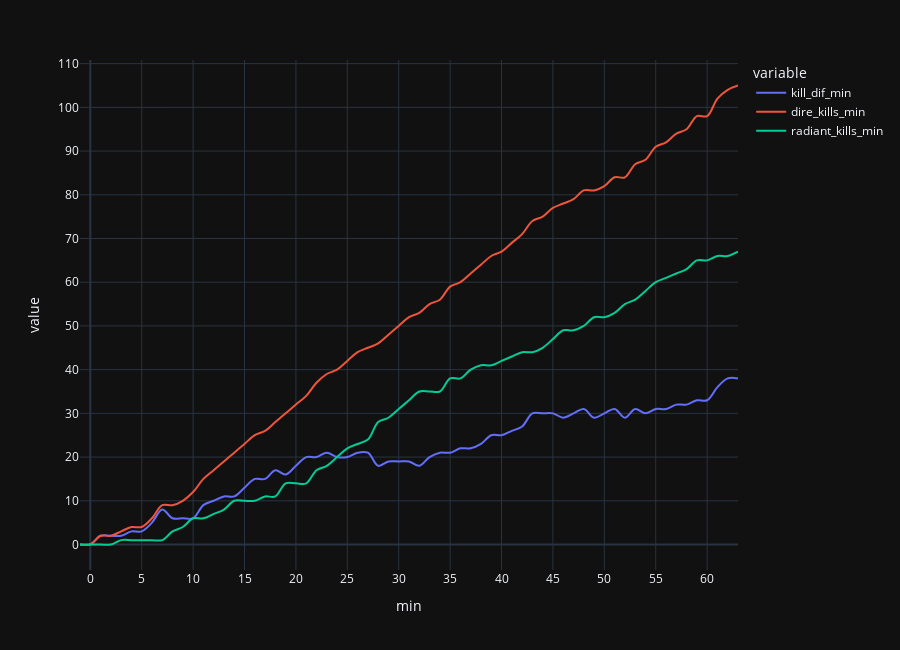
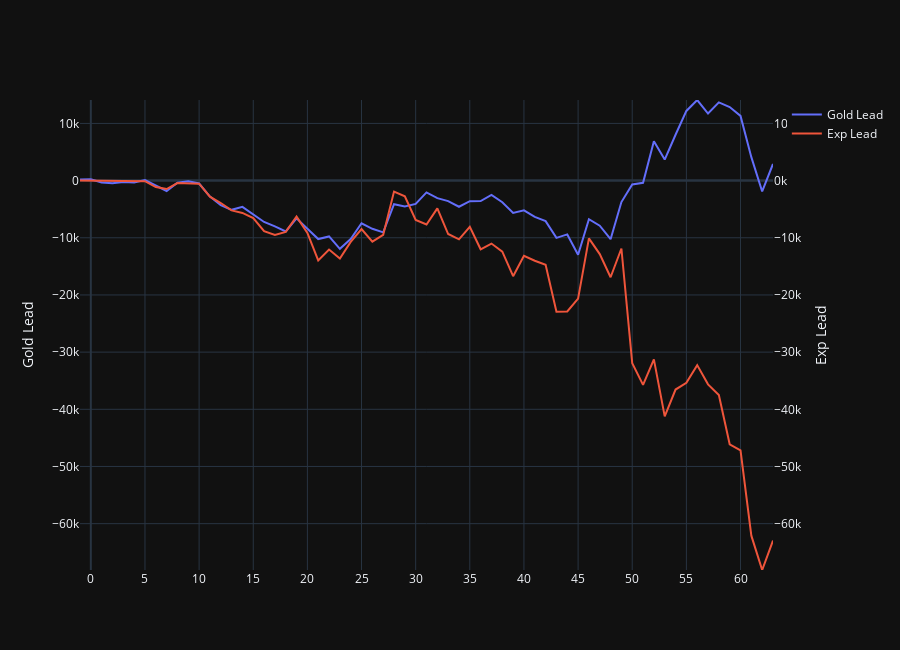

Write notebook code for charts like these, in order.
### Markdown cell above
## line chart

### Code cell
line_chart = pd.DataFrame()

# kill difference timeline
line_chart["kill_dif_min"] = (display_df_edit.set_index("match_id").loc[
    match_id_in, "kill_dif_list"
])
line_chart["kill_dif_min"] = line_chart["kill_dif_min"].apply(abs)
# make radiant kills and dire kills timeline
radiant_kills = []
dire_kills = []
for i in range(len(line_chart["kill_dif_min"])):
    radiant_kills.append(
        sum(
            (
                display_df_edit.set_index("match_id").loc[match_id_in, "radiantKills"]
            )[0:i]
        )
    )
    dire_kills.append(
        sum(
            (display_df_edit.set_index("match_id").loc[match_id_in, "direKills"])[
                0:i
            ]
        )
    )


line_chart["radiant_kills_min"] = radiant_kills
line_chart["dire_kills_min"] = dire_kills
line_chart["goldLead"] = (
    display_df_edit.set_index("match_id").loc[match_id_in, "radiantNetworthLeads"]
)
line_chart["EXPLead"] = (
    display_df_edit.set_index("match_id").loc[match_id_in, "radiantExperienceLeads"]
)
winrate = (display_df_edit.set_index("match_id").loc[match_id_in, "winRates"])
line_chart["winrate"] = np.append(
    np.array(winrate), [0] * (len(line_chart) - len(winrate))
)
line_chart["min"] = [i for i in range(-1, len(line_chart) - 1)]

# create line chart
fig = px.line(
    line_chart,
    x="min",
    y=["kill_dif_min", "dire_kills_min", "radiant_kills_min"],
    height=650,
    template="plotly_dark",
)
fig.update_traces(patch={"line_shape": "spline"})
fig.update_layout(
    xaxis=dict(tickmode="linear", tick0=0, dtick=5),
    yaxis=dict(tickmode="linear", tick0=0, dtick=10),
)

# create line chart networth, exp, winrate dif
figure = go.Figure()
figure.add_trace(
    go.Scatter(
        x=line_chart["min"], y=line_chart["goldLead"], name="Gold Lead", yaxis="y1"
    )
)
figure.add_trace(
    go.Scatter(
        x=line_chart["min"], y=line_chart["EXPLead"], name="Exp Lead", yaxis="y2"
    )
)
# Create axis objects
figure.update_layout(
    yaxis=dict(
        title="Gold Lead",
    ),
    yaxis2=dict(title="Exp Lead", overlaying="y", side="right", tickmode="sync"),
    height=650,
    template="plotly_dark",
)

all_min = line_chart[["goldLead", "EXPLead"]].min().min()
all_max = line_chart[["goldLead", "EXPLead"]].max().max()
figure.update_layout(
    yaxis=dict(range=[all_min, all_max]),
    yaxis2=dict(range=[all_min, all_max]),
    xaxis=dict(tickmode="linear", tick0=0, dtick=5)
)
fig.show()
figure.show()

### Figure 1 — Plotly figure (JSON) as saved in the notebook; plotly's stock layout.template omitted (floating-point values rounded to 4 significant figures)
{"data": [{"hovertemplate": "variable=kill_dif_min<br>min=%{x}<br>value=%{y}<extra></extra>", "legendgroup": "kill_dif_min", "line": {"color": "#636efa", "dash": "solid", "shape": "spline"}, "marker": {"symbol": "circle"}, "mode": "lines", "name": "kill_dif_min", "orientation": "v", "showlegend": true, "type": "scatter", "x": [-1, 0, 1, 2, 3, 4, 5, 6, 7, 8, 9, 10, 11, 12, 13, 14, 15, 16, 17, 18, 19, 20, 21, 22, 23, 24, 25, 26, 27, 28, 29, 30, 31, 32, 33, 34, 35, 36, 37, 38, 39, 40, 41, 42, 43, 44, 45, 46, 47, 48, 49, 50, 51, 52, 53, 54, 55, 56, 57, 58, 59, 60, 61, 62, 63], "xaxis": "x", "y": [0, 0, 2, 2, 2, 3, 3, 5, 8, 6, 6, 6, 9, 10, 11, 11, 13, 15, 15, 17, 16, 18, 20, 20, 21, 20, 20, 21, 21, 18, 19, 19, 19, 18, 20, 21, 21, 22, 22, 23, 25, 25, 26, 27, 30, 30, 30, 29, 30, 31, 29, 30, 31, 29, 31, 30, 31, 31, 32, 32, 33, 33, 36, 38, 38], "yaxis": "y"}, {"hovertemplate": "variable=dire_kills_min<br>min=%{x}<br>value=%{y}<extra></extra>", "legendgroup": "dire_kills_min", "line": {"color": "#EF553B", "dash": "solid", "shape": "spline"}, "marker": {"symbol": "circle"}, "mode": "lines", "name": "dire_kills_min", "orientation": "v", "showlegend": true, "type": "scatter", "x": [-1, 0, 1, 2, 3, 4, 5, 6, 7, 8, 9, 10, 11, 12, 13, 14, 15, 16, 17, 18, 19, 20, 21, 22, 23, 24, 25, 26, 27, 28, 29, 30, 31, 32, 33, 34, 35, 36, 37, 38, 39, 40, 41, 42, 43, 44, 45, 46, 47, 48, 49, 50, 51, 52, 53, 54, 55, 56, 57, 58, 59, 60, 61, 62, 63], "xaxis": "x", "y": [0, 0, 2, 2, 3, 4, 4, 6, 9, 9, 10, 12, 15, 17, 19, 21, 23, 25, 26, 28, 30, 32, 34, 37, 39, 40, 42, 44, 45, 46, 48, 50, 52, 53, 55, 56, 59, 60, 62, 64, 66, 67, 69, 71, 74, 75, 77, 78, 79, 81, 81, 82, 84, 84, 87, 88, 91, 92, 94, 95, 98, 98, 102, 104, 105], "yaxis": "y"}, {"hovertemplate": "variable=radiant_kills_min<br>min=%{x}<br>value=%{y}<extra></extra>", "legendgroup": "radiant_kills_min", "line": {"color": "#00cc96", "dash": "solid", "shape": "spline"}, "marker": {"symbol": "circle"}, "mode": "lines", "name": "radiant_kills_min", "orientation": "v", "showlegend": true, "type": "scatter", "x": [-1, 0, 1, 2, 3, 4, 5, 6, 7, 8, 9, 10, 11, 12, 13, 14, 15, 16, 17, 18, 19, 20, 21, 22, 23, 24, 25, 26, 27, 28, 29, 30, 31, 32, 33, 34, 35, 36, 37, 38, 39, 40, 41, 42, 43, 44, 45, 46, 47, 48, 49, 50, 51, 52, 53, 54, 55, 56, 57, 58, 59, 60, 61, 62, 63], "xaxis": "x", "y": [0, 0, 0, 0, 1, 1, 1, 1, 1, 3, 4, 6, 6, 7, 8, 10, 10, 10, 11, 11, 14, 14, 14, 17, 18, 20, 22, 23, 24, 28, 29, 31, 33, 35, 35, 35, 38, 38, 40, 41, 41, 42, 43, 44, 44, 45, 47, 49, 49, 50, 52, 52, 53, 55, 56, 58, 60, 61, 62, 63, 65, 65, 66, 66, 67], "yaxis": "y"}], "layout": {"height": 650, "legend": {"title": {"text": "variable"}, "tracegroupgap": 0}, "margin": {"t": 60}, "xaxis": {"anchor": "y", "domain": [0, 1], "dtick": 5, "tick0": 0, "tickmode": "linear", "title": {"text": "min"}}, "yaxis": {"anchor": "x", "domain": [0, 1], "dtick": 10, "tick0": 0, "tickmode": "linear", "title": {"text": "value"}}}}

### Figure 2 — Plotly figure (JSON) as saved in the notebook; plotly's stock layout.template omitted (floating-point values rounded to 4 significant figures)
{"data": [{"name": "Gold Lead", "type": "scatter", "x": [-1, 0, 1, 2, 3, 4, 5, 6, 7, 8, 9, 10, 11, 12, 13, 14, 15, 16, 17, 18, 19, 20, 21, 22, 23, 24, 25, 26, 27, 28, 29, 30, 31, 32, 33, 34, 35, 36, 37, 38, 39, 40, 41, 42, 43, 44, 45, 46, 47, 48, 49, 50, 51, 52, 53, 54, 55, 56, 57, 58, 59, 60, 61, 62, 63], "y": [173, 223, -342, -477, -240, -319, 96, -878, -1820, -360, -127, -507, -2787, -4300, -5111, -4599, -5901, -7239, -8012, -8890, -6608, -8454, -10227, -9760, -11937, -10222, -7465, -8431, -9054, -4130, -4519, -4081, -2060, -3067, -3593, -4575, -3603, -3568, -2488, -3775, -5648, -5211, -6345, -7085, -10015, -9411, -12983, -6757, -7887, -10244, -3759, -676, -377, 6873, 3676, 8017, 12183, 14097, 11735, 13677, 12857, 11317, 4100, -1900, 2906], "yaxis": "y"}, {"name": "Exp Lead", "type": "scatter", "x": [-1, 0, 1, 2, 3, 4, 5, 6, 7, 8, 9, 10, 11, 12, 13, 14, 15, 16, 17, 18, 19, 20, 21, 22, 23, 24, 25, 26, 27, 28, 29, 30, 31, 32, 33, 34, 35, 36, 37, 38, 39, 40, 41, 42, 43, 44, 45, 46, 47, 48, 49, 50, 51, 52, 53, 54, 55, 56, 57, 58, 59, 60, 61, 62, 63], "y": [0, 0, -43, -57, -38, 27, -97, -1130, -1474, -441, -494, -533, -2802, -3922, -5219, -5653, -6566, -8848, -9497, -8976, -6295, -9143, -13966, -12051, -13631, -10732, -8470, -10678, -9491, -1920, -2746, -6877, -7685, -4849, -9343, -10276, -8076, -12009, -11011, -12418, -16722, -13164, -14022, -14723, -22950, -22877, -20647, -10100, -12856, -16907, -11875, -31927, -35723, -31264, -41227, -36542, -35359, -32271, -35635, -37514, -46113, -47197, -62100, -68105, -62967], "yaxis": "y2"}], "layout": {"height": 650, "xaxis": {"dtick": 5, "tick0": 0, "tickmode": "linear"}, "yaxis": {"range": [-68105, 14097], "title": {"text": "Gold Lead"}}, "yaxis2": {"overlaying": "y", "range": [-68105, 14097], "side": "right", "tickmode": "sync", "title": {"text": "Exp Lead"}}}}
